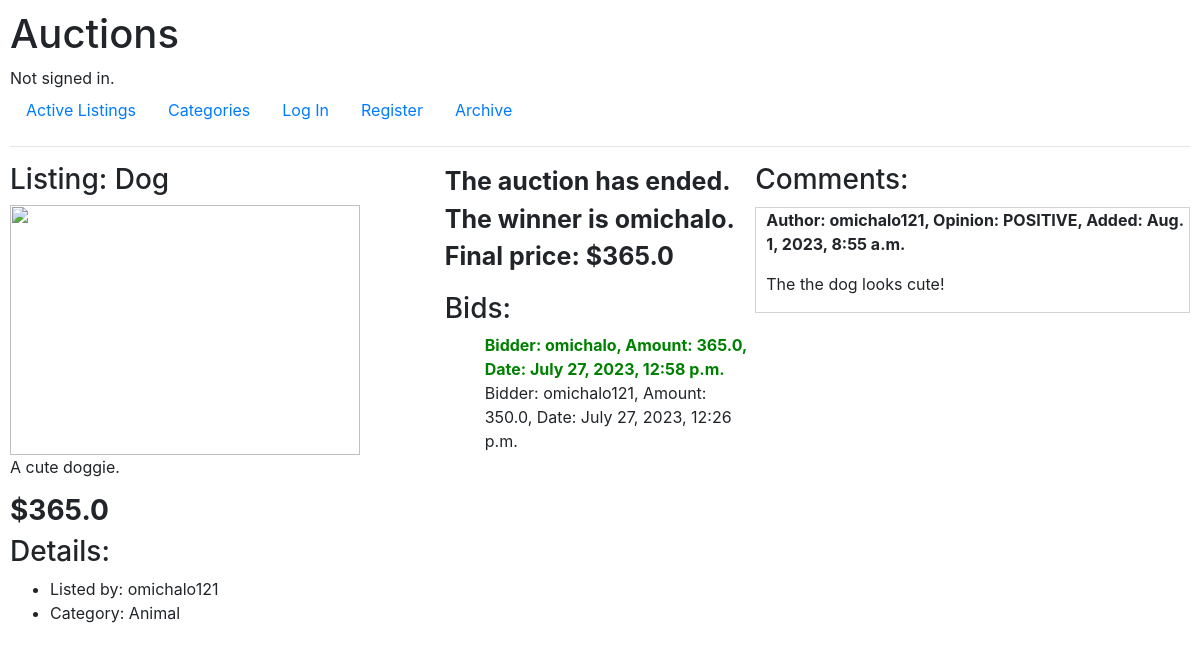
/listing/2, run on the app's committed database.
### auctions/models.py (models this page shows)
class Listing(models.Model):
    id = models.AutoField(primary_key=True)
    title = models.CharField(max_length=100)
    price = models.FloatField()
    active = models.CharField(max_length=1, default='Y')
    img = models.CharField(max_length=255)
    added = models.DateTimeField(auto_now_add=True)
    expires = models.DateTimeField()
    seller = models.ForeignKey(User, on_delete=models.CASCADE, related_name="listed_items")
    description = models.TextField()
    winner = models.CharField(max_length=50, default='null')
    CATEGORY_CHOICES = [
         ('N', 'None'),
         ('AN', 'Animal'),
         ('HS', 'House'),
         ('S', 'Sport'),
         ('HB', 'Hobby'),
         ('E', 'Electronics'),
         ('F', 'Food'),
         ('A', 'Art'),
         ('AM', 'Automobile'),
    ]
    category = models.CharField(max_length=13, choices=CATEGORY_CHOICES, default='N')

class User(AbstractUser):
    watchlist = models.ManyToManyField('Listing', related_name="watchers", blank=True)

class Bid(models.Model):
    item = models.ForeignKey(Listing, on_delete=models.CASCADE, related_name="bids")
    amount = models.FloatField()
    lost = models.CharField(max_length=1, default='N')
    bidder = models.ForeignKey(User, on_delete=models.CASCADE, related_name="bids_placed")
    timestamp = models.DateTimeField(auto_now_add=True)

class Comment(models.Model):
    date = models.DateTimeField(auto_now_add=True)
    author = models.ForeignKey(User, on_delete=models.CASCADE)
    comment = models.TextField(max_length=500)
    upvotes = models.IntegerField(default=0)
    downvotes = models.IntegerField(default=0)
    OPINION_CHOICES = [
        ('P', 'POSITIVE'),
        ('N', 'NEGATIVE'),
        ('NE', 'NEUTRAL'),
    ]
    opinion = models.CharField(max_length=2, choices=OPINION_CHOICES, default='NE')
    listing = models.ForeignKey(Listing, on_delete=models.CASCADE, related_name="comments", default=None, null=True)

### auctions/views.py (the view)
# urls.py: path("listing/<int:id>", views.listing, name="listing"),
def listing(request, id):
    listing = get_object_or_404(Listing, id=id)
    bids = listing.bids.all().order_by('-timestamp')
    comments = listing.comments.all().order_by('-date')
    return render(request, "auctions/listing.html", {
        "listing": listing,
        "bids": bids,
        "choices": Comment.OPINION_CHOICES,
        "comments": comments
    })

### auctions/templates/auctions/listing.html (shortened to what this page needs)
{% extends "auctions/layout.html" %}
{% block body %}
        <div style="display: flex; flex-direction: row;">
            <div style="width: 700px;">
                <h3>Listing: {{ listing.title }}</h3>
                {% if listing.img %}
                    <img style="width: 350px; height: 250px;" src="{{ listing.img }}"><br>
                {% endif %}
                {% if listing.description %}
                    {{ listing.description }}<br>
                {% else %}
                    No description provided by user<br>
                {% endif %}
                <h3 style="font-weight: bold; font-size: 28px; margin-top: 15px;">${{ listing.price }}</h3>
                <h3>Details:<br></h3>
                <ul>
                    <li>Listed by: {{ listing.seller }}</li>
                    <li>Category:
                        {% if listing.category %}
                            {{ listing.get_category_display }}
                        {% else %}
                            No Category Listed.
                        {% endif %}
                    </li>
                </ul>
            </div>
            <div style="width: 500px;">
                {% if listing.active == 'N' and listing.winner == user.username %}
                    <p style="font-size: 25px; font-weight: bold;">
                        Congratulations {{ listing.winner }}! You won the auction for
                        ${{ listing.price }}.
                    </p>
                {% elif listing.active == 'N' %}
                    <p style="font-size: 25px; font-weight: bold;">
                        The auction has ended. The winner is {{ listing.winner }}.
                        Final price: ${{ listing.price }}
                    </p>
                {% endif %}
                <h3>Bids: </h3>
                {% if bids %}
                    <ul style="list-style-type: none;">
                        {% for bid in bids %}
                        <li {% if forloop.first %}style="color: green; font-weight: bold;"{% endif %}>
                            Bidder: {{ bid.bidder }}, Amount: {{ bid.amount }}, Date: {{ bid.timestamp }}
                        </li>
                        {% endfor %}
                    </ul>
                {% else %}
                    Currently no bids.
                {% endif %}
            </div>
            <div style="width: 700px;">
                {% if comments %}
                    <h3>Comments: </h3>
                    {% for comment in comments %}
                        <div style="border: 1px solid lightgray; border-radius; 5px; margin-top: 10px;">
                            <p style="margin-left: 10px; font-weight: bold;">Author: {{ comment.author.username }}, Opinion: {{ comment.get_opinion_display }}, Added: {{ comment.date }}</p>
                            <p style="margin-left: 10px;">{{ comment.comment }}</p>
                        </div>
                    {% endfor %}
                {% else %}
                    No comments yet. Be the first one to comment!
                {% endif %}
            </div>
        </div>
{% endblock %}

### auctions/templates/auctions/layout.html (shortened to what this page needs)
{% load static %}
<!DOCTYPE html>
<html lang="en">
    <head>
        <link rel="stylesheet" href="https://stackpath.bootstrapcdn.com/bootstrap/4.4.1/css/bootstrap.min.css">
        <link href="{% static 'auctions/styles.css' %}" rel="stylesheet">
    </head>
    <body>
        <h1>Auctions</h1>
        <div>
            {% if user.is_authenticated %}
                Signed in as <strong>{{ user.username }}</strong>.
            {% else %}
                Not signed in.
            {% endif %}
        </div>
        <ul class="nav">
            <li class="nav-item">
                <a class="nav-link" href="{% url 'index' %}">Active Listings</a>
            </li>
            <li class="nav-item">
                <a class="nav-link" href="{% url 'categories' %}">Categories</a>
            </li>
            {% if user.is_authenticated %}
                <li class="nav-item">
                    <a class="nav-link" href="{% url 'logout' %}">Log Out</a>
                </li>
                <li>
                    <a class="nav-link" href="{% url 'create' %}">Create Listing</a>
                </li>
                <li>
                    <a class="nav-link" href="{% url 'watchlist' %}">Watchlist</a>
                </li>
                <li>
                    <a class="nav-link" href="{% url 'auctions' %}">Your auctions</a>
                </li>
            {% else %}
                <li class="nav-item">
                    <a class="nav-link" href="{% url 'login' %}">Log In</a>
                </li>
                <li class="nav-item">
                    <a class="nav-link" href="{% url 'register' %}">Register</a>
                </li>
            {% endif %}
            <li class="nav-item">
                <a class="nav-link" href="{% url 'archive' %}">Archive</a>
            </li>
        </ul>
        <hr>
        {% block body %}
        {% endblock %}
    </body>
</html>

### auctions/static/auctions/styles.css (style rules this page uses)
body { padding: 10px; }

### data on the page
Listing: title "Dog", description "A cute doggie.", price "365.0", seller "omichalo121", category "Animal", winner "omichalo"
Bid: bidder "omichalo", amount "365.0", timestamp "July 27, 2023, 12:58 p.m."
Bid: bidder "omichalo121", amount "350.0", timestamp "July 27, 2023, 12:26 p.m."
Comment: author.username "omichalo121", opinion "POSITIVE", date "Aug. 1, 2023, 8:55 a.m.", comment "The the dog looks cute!"
